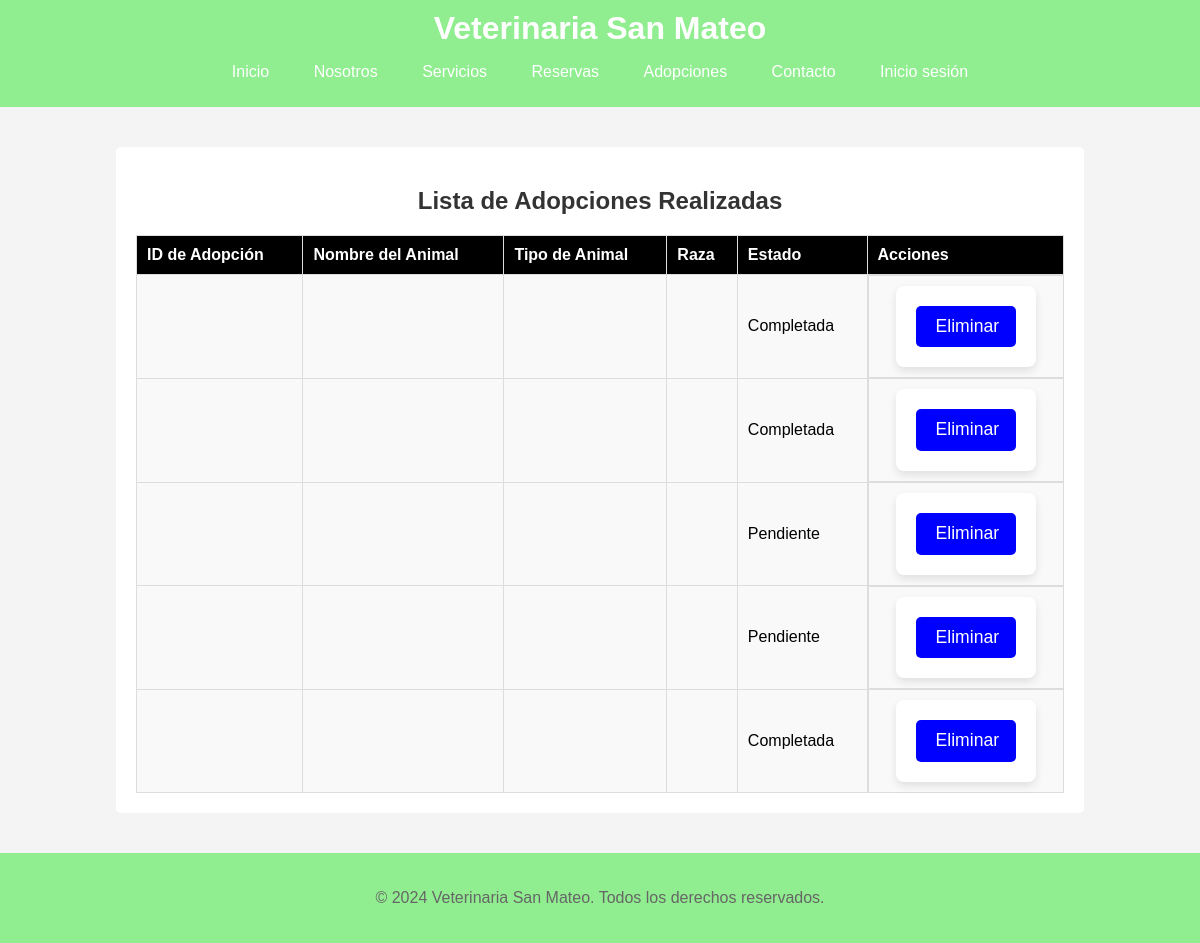
/ver_adopciones.php, run on an earlier commit of the app's database.
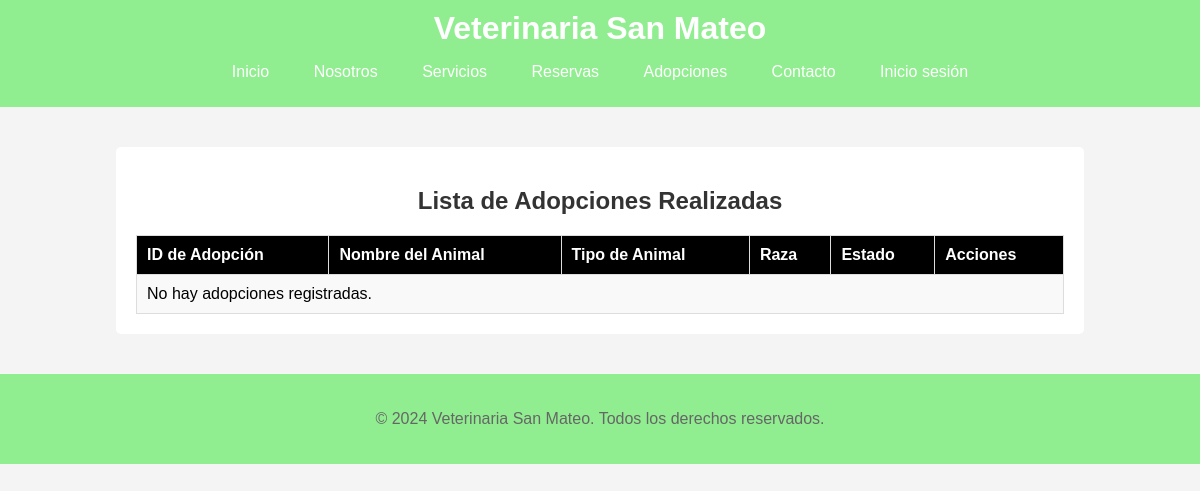
And on a later commit of the database.
### tables this page shows
CREATE TABLE IF NOT EXISTS adopciones (
    id INT AUTO_INCREMENT PRIMARY KEY,
    nombre_animal VARCHAR(50) NOT NULL,
    tipo_animal VARCHAR(30) NOT NULL,
    raza VARCHAR(50) NOT NULL,
    estado VARCHAR(20) NOT NULL DEFAULT 'pendiente'
);

### functions.php (called while the page is built, shortened)
<?php
include("db.php");
function getMenu(){
    $menu = array(
        array("url" => "index.php", "name" => "Inicio")
    );
    if (!isset($_SESSION["usuario"]) || $_SESSION["usuario"] == "") {
        $menu[] = array("url" => "nosotros.php", "name" => "Nosotros");
        $menu[] = array("url" => "servicios.php", "name" => "Servicios");
    }
    $menu[] = array("url" => "reservas.php", "name" => "Reservas");
    $menu[] = array("url" => "adopciones.php", "name" => "Adopciones");
    if (isset($_SESSION["usuario"]) && $_SESSION["usuario"] != "") {
        $menu[] = array("url" => "ver_reservas.php", "name" => "Ver Reservas");
        $menu[] = array("url" => "ver_adopciones.php", "name" => "Ver Adopciones");
        $menu[] = array("url" => "historial.php", "name" => "Historial Medico");
        $menu[] = array("url" => "recomendaciones.php", "name" => "Recomendaciones");
        $menu[] = array("url" => "salir.php", "name" => "Salir");
    } else {
        $menu[] = array("url" => "contacto.php", "name" => "Contacto");
        $menu[] = array("url" => "ingresar.php", "name" => "Inicio sesión");
    }
    return $menu;
}
function getAdopciones() {
    global $conn;
    $query = "SELECT * FROM adopciones";
    $result = $conn->query($query);
    if ($result) {
        return $result->fetch_all(MYSQLI_ASSOC);
    } else {
        echo "Error al obtener las adopciones: " . $conn->error;
        return [];
    }
}

### ver_adopciones.php (the view, shortened to what this page needs)
<?php
include 'functions.php';
$menu = getMenu();
$adopciones = getAdopciones();
?>
<!DOCTYPE html>
<html lang="es">
<head>
    <link rel="stylesheet" href="./css/style.css">
   </head>
<body>
    <header>
        <h1>Veterinaria San Mateo</h1>
        <nav>
            <ul>
                <?php foreach ($menu as $item) { ?>
                    <li><a href="<?php echo $item["url"]; ?>"><?php echo $item["name"]; ?></a></li>
                <?php } ?>
            </ul>
        </nav>
    </header>
    <main>
        <section class="adopciones-container">
            <h2>Lista de Adopciones Realizadas</h2>
            <table>
                <thead>
                    <tr>
                        <th>ID de Adopción</th>
                        <th>Nombre del Animal</th>
                        <th>Tipo de Animal</th>
                        <th>Raza</th>
                        <th>Estado</th>
                        <th>Acciones</th>
                    </tr>
                </thead>
                <tbody>
                    <?php if (!empty($adopciones)): ?>
                        <?php foreach ($adopciones as $adopcion): ?>
                            <tr>
                                <td><?php echo $adopcion['id']; ?></td>
                                <td><?php echo $adopcion['nombre_animal']; ?></td>
                                <td><?php echo $adopcion['tipo_animal']; ?></td>
                                <td><?php echo $adopcion['raza']; ?></td>
                                <td><?php echo $adopcion['estado']; ?></td>
                                <td class="action-buttons">
                                <form method="post" action="eliminar_adopcion.php" style="display:inline;">
                                <button type="submit">Eliminar</button>
                                </form>
                                </td>
                            </tr>
                        <?php endforeach; ?>
                    <?php else: ?>
                        <tr>
                            <td colspan="6">No hay adopciones registradas.</td>
                        </tr>
                    <?php endif; ?>
                </tbody>
            </table>
        </section>
    </main>
    <footer>
        <p>&copy; 2024 Veterinaria San Mateo. Todos los derechos reservados.</p>
    </footer>
</body>
</html>

What changed in the data, as far as the page shows it:
removed adopciones: estado "Completada"
removed adopciones: estado "Completada"
removed adopciones: estado "Pendiente"
removed adopciones: estado "Pendiente"
removed adopciones: estado "Completada"
Also different on the page:
text now shown: "No hay adopciones registradas."
